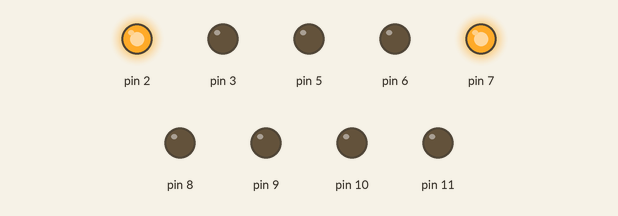
Recording of a sketch running on a simulated Arduino Uno, built with avr-gcc and run on an emulated ATmega328P. On the bench: output pins drawn as LEDs (lit = HIGH). Random numbers use the default seed unless the sketch sets one.

Above: at 0.1 s.
At 4.91 s:
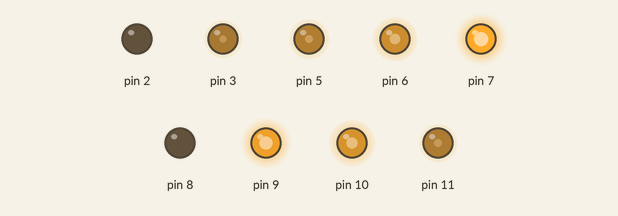
At 9.93 s:
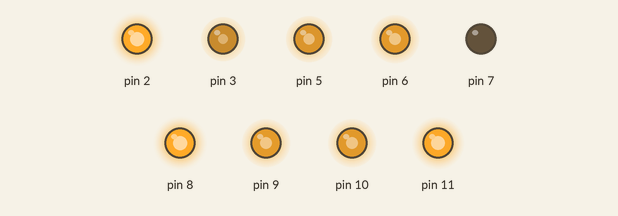
At 19.96 s:
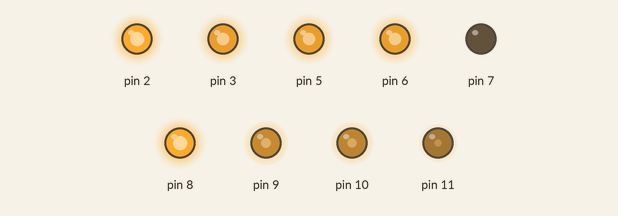
At 29.79 s:
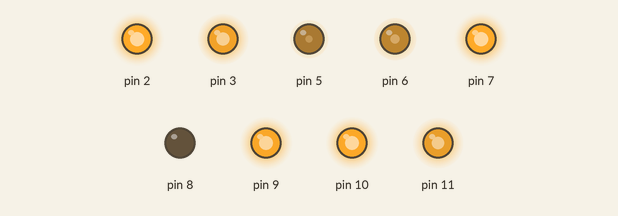
At 39.82 s:
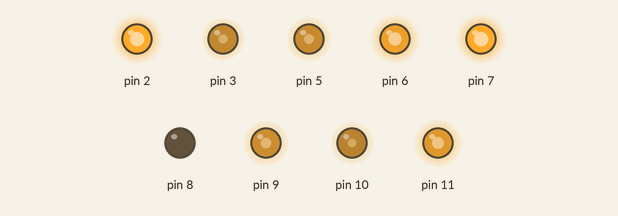
Timing chart, 0 to 40.0 s (numbered marks = the images above):
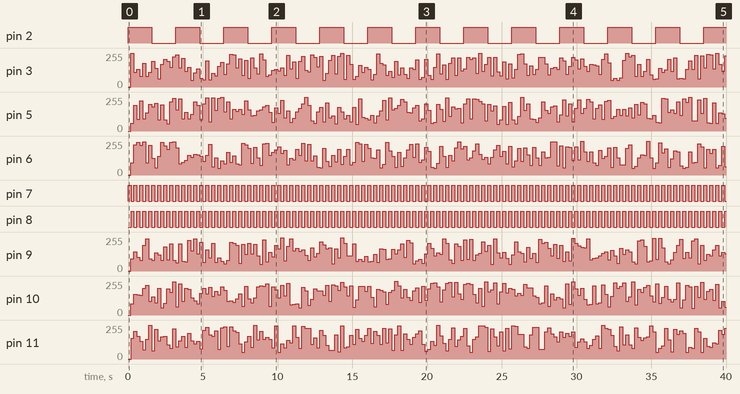

The sketch:

Police_Car_and_Tow_Truck_and_Dumpster.ino
```cpp
int i;

void setup()
 {
  pinMode(2,OUTPUT);
  pinMode(3,OUTPUT);
  pinMode(5,OUTPUT);
  pinMode(6,OUTPUT);
  pinMode(7,OUTPUT);
  pinMode(8,OUTPUT);
  pinMode(9,OUTPUT);
  pinMode(10,OUTPUT);
  pinMode(11,OUTPUT);
 }

void loop() {

  digitalWrite(2,HIGH);
  for (i=1; i<=4; i++)
    {
      digitalWrite(7,HIGH);
      digitalWrite(8,LOW);
      delay(200);

      analogWrite(3, 50+random(205));
      analogWrite(5, 50+random(205));
      analogWrite(6, 50+random(205));
      analogWrite(9, 50+random(205));
      analogWrite(10, 50+random(205));
      analogWrite(11, 50+random(205));

      digitalWrite(7,LOW);
      digitalWrite(8,HIGH);
      delay(200);

      analogWrite(3, 50+random(205));
      analogWrite(5, 50+random(205));
      analogWrite(6, 50+random(205));
      analogWrite(9, 50+random(205));
      analogWrite(10, 50+random(205));
      analogWrite(11, 50+random(205));

    }
  digitalWrite(2,LOW);
  for (i=1; i<=4; i++)
    {
      digitalWrite(7,HIGH);
      digitalWrite(8,LOW);
      delay(200);

      analogWrite(3, 50+random(205));
      analogWrite(5, 50+random(205));
      analogWrite(6, 50+random(205));
      analogWrite(9, 50+random(205));
      analogWrite(10, 50+random(205));
      analogWrite(11, 50+random(205));

      digitalWrite(7,LOW);
      digitalWrite(8,HIGH);
      delay(200);

      analogWrite(3, 50+random(205));
      analogWrite(5, 50+random(205));
      analogWrite(6, 50+random(205));
      analogWrite(9, 50+random(205));
      analogWrite(10, 50+random(205));
      analogWrite(11, 50+random(205));

    }
}
```

Measured:
- by itself, pin 2: alternates HIGH for 1.6 s and LOW for 1.6 s
- by itself, pin 3: 0/255 → 252/255 at 0.20 s, → 109/255 0.20 s later, → 132/255 0.20 s later, → 80/255 0.20 s later, … (199 changes in this stretch)
- by itself, pin 5: 0/255 → 59/255 at 0.20 s, → 193/255 0.20 s later, → 87/255 0.20 s later, → 227/255 0.20 s later, … (198 changes in this stretch)
- by itself, pin 6: 0/255 → 93/255 at 0.20 s, → 228/255 0.20 s later, → 247/255 0.20 s later, → 223/255 0.20 s later, … (199 changes in this stretch)
- by itself, pin 7, pin 8: alternates HIGH for 0.20 s and LOW for 0.20 s
- by itself, pin 9: 0/255 → 93/255 at 0.20 s, → 144/255 0.20 s later, → 103/255 0.20 s later, → 79/255 0.20 s later, … (199 changes in this stretch)
- by itself, pin 10: 0/255 → 85/255 at 0.20 s, → 155/255 0.20 s later, → 152/255 0.20 s later, → 149/255 0.20 s later, … (199 changes in this stretch)
- by itself, pin 11: 0/255 → 157/255 at 0.20 s, → 210/255 0.20 s later, → 169/255 0.20 s later, → 132/255 0.20 s later, … (197 changes in this stretch)
